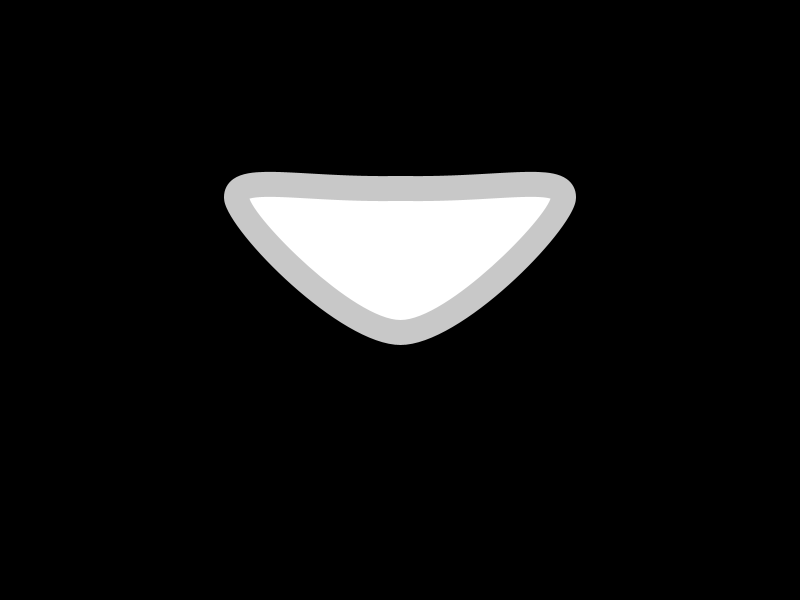
Frame 1 (no input)
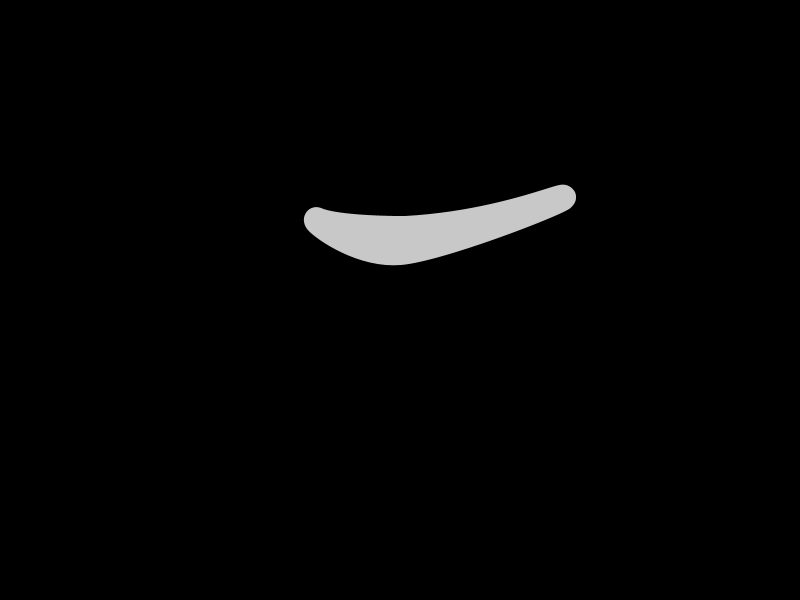
Frame 60 (the mouse pressed at the canvas centre just before this capture)
Frame 120 (the mouse held since frame 60 and released just before this capture): identical to frame 60, image omitted

The Processing sketch that drew these frames (run headless with seeded random() and noise(); from frame 60 on, the mouse is pressed at the canvas centre):

// Processing sketch: LipsMotion
// ── LipsMotion.pde
int[][] curve={{0,0},{0,0},{0,0},{0,0}};
int gap;
int gap2;
int baseline;
int count=0;

void setup(){
  size(800,600);
  baseline=height/3;
  gap=height/50;
  //gap2=height/150;

    
}

//void animation(){
//  for(int i=1;i<6;i++){
//  Lips(i);
//  }
//}
void draw(){
  background(0);
  fill(255);
  stroke(200);
  strokeWeight(25);
  Lips(count);
  
  beginShape();
  curveVertex(width,  baseline-gap+curve[0][1]);
  //curveVertex(width/2,  baseline-gap+curve[0][1]);
  curveVertex(width/2-5,  baseline-gap+curve[0][1]);
  curveVertex(width/3-curve[2][0],  baseline+curve[2][1]);
  curveVertex(width/2,  baseline+gap+curve[1][1]);//bottom
  curveVertex(width*2/3+curve[3][0],  baseline+curve[3][1]);
  curveVertex(width/2+5,  baseline-gap+curve[0][1]);
  //curveVertex(width/2,  baseline-gap+curve[0][1]);
  curveVertex(0,  baseline-gap+curve[0][1]);
  endShape(CLOSE);
  save(str(count)+".png");
  delay(300);
  if(count<12){
  count++;
  }
  //else{count=0;}
  
  
}

void Lips(int num){
 switch(num){
   case 1:
   baseline=height/3;
   gap=height/50;
   curve[0][1]=0;
   curve[1][1]=0;
   curve[2][0]=0;
   curve[2][1]=0;
   curve[3][0]=0;
   curve[3][1]=0;
   
   break;
   
   case 2: 
   gap=height/20;
   baseline=height/3+18;
   curve[0][1]=0;
   curve[1][1]=0;
   curve[2][0]=0;
   curve[2][1]=0;
   curve[3][0]=0;
   curve[3][1]=0;
   break;
   
   case 3:
   gap=height/15;
   baseline=height/3+10+18;
   curve[1][1]=30;   
   curve[0][1]=0;
   curve[2][0]=0;
   curve[2][1]=0;
   curve[3][0]=0;
   curve[3][1]=0;
   break;
   
   case 4:
   gap=height/10;
   baseline=height/3+30+18;
   curve[1][1]=60;
   curve[0][1]=0;
   curve[2][0]=0;
   curve[2][1]=0;
   curve[3][0]=0;
   curve[3][1]=0;
   break;
   
   case 5:
   gap=height/8;
   baseline=height/3+45+18;
   curve[1][1]=90;
   curve[0][1]=0;
   curve[2][0]=0;
   curve[2][1]=0;
   curve[3][0]=0;
   curve[3][1]=0;
   break;
   
   case 6:
   gap=height/15;
   baseline=height/3+10+18+30;
   curve[0][1]=-40;
   curve[1][1]=-20;   
   curve[2][0]=-80;
   curve[2][1]=0;
   curve[3][0]=-80;
   curve[3][1]=0;
   //strokeWeight(40);
   break;
   
   case 7:
   gap=height/20;
   baseline=height/3+18+25;
   curve[0][1]=-10;
   curve[1][1]=5;
   curve[2][0]=-50;
   curve[2][1]=0;
   curve[3][0]=-50;
   curve[3][1]=0;
   break;
   
   case 8:
   baseline=height/3;
   gap=height/50;
   curve[0][1]=0;
   curve[1][1]=50;
   curve[2][0]=30;
   curve[2][1]=-3;
   curve[3][0]=30;
   curve[3][1]=-3;
   break;
   
   case 9:
   baseline=height/3;
   gap=height/50;
   curve[0][1]=20;
   curve[1][1]=20;
   curve[2][0]=30;
   curve[2][1]=-3;
   curve[3][0]=30;
   curve[3][1]=-3;
   break;
   
   case 0:
   baseline=height/3;
   gap=height/50;
   curve[0][1]=0;
   curve[1][1]=120;
   curve[2][0]=30;
   curve[2][1]=-3;
   curve[3][0]=30;
   curve[3][1]=-3;
   break;
   
   case 10:
   baseline=height/3;
   gap=height/50;
   curve[0][1]=20;
   curve[1][1]=20;
   curve[2][0]=30;
   curve[2][1]=-3;
   curve[3][0]=30;
   curve[3][1]=-3;
   break;
   
   case 11:
   baseline=height/3;
   gap=height/50;
   curve[0][1]=40;
   curve[1][1]=40;
   curve[2][0]=30;
   curve[2][1]=-3;
   curve[3][0]=-50;
   curve[3][1]=20;
   break;
   
   case 12:
   baseline=height/3;
   gap=height/50;
   curve[0][1]=40;
   curve[1][1]=40;
   curve[2][0]=-50;
   curve[2][1]=20;
   curve[3][0]=30;
   curve[3][1]=-3;
   break;
 }
}
